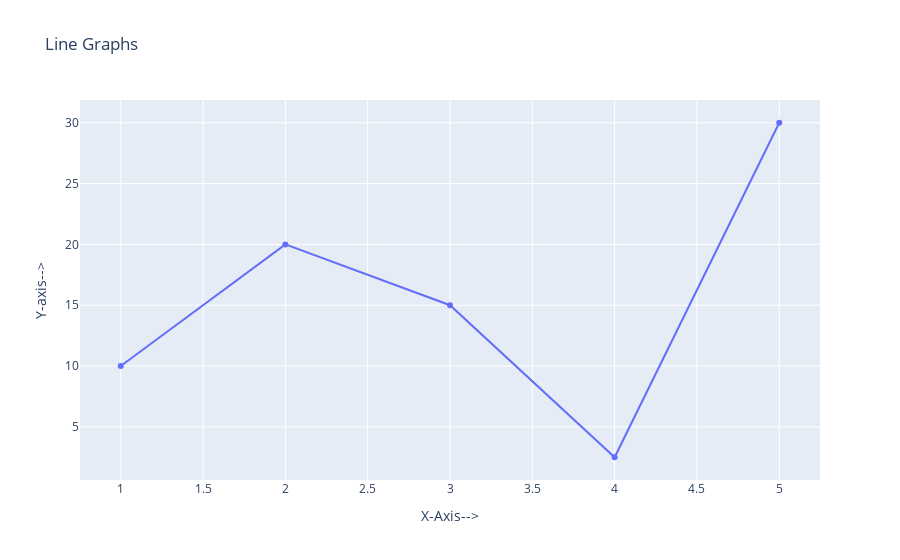

Source (notebook cell):
### Code cell
import plotly.express as px
import plotly.graph_objects as go

fig = go.Figure(go.Scatter(x = x, y = y))
fig.update_layout(title = 'Line Graphs', xaxis_title= 'X-Axis-->', yaxis_title = 'Y-axis-->')
fig.show()

### Figure 1 — Plotly figure (JSON) as saved in the notebook; plotly's stock layout.template omitted (floating-point values rounded to 4 significant figures)
{"data": [{"type": "scatter", "x": [1, 2, 3, 4, 5], "y": [10, 20, 15, 2.5, 30]}], "layout": {"title": {"text": "Line Graphs"}, "xaxis": {"title": {"text": "X-Axis-->"}}, "yaxis": {"title": {"text": "Y-axis-->"}}}}
